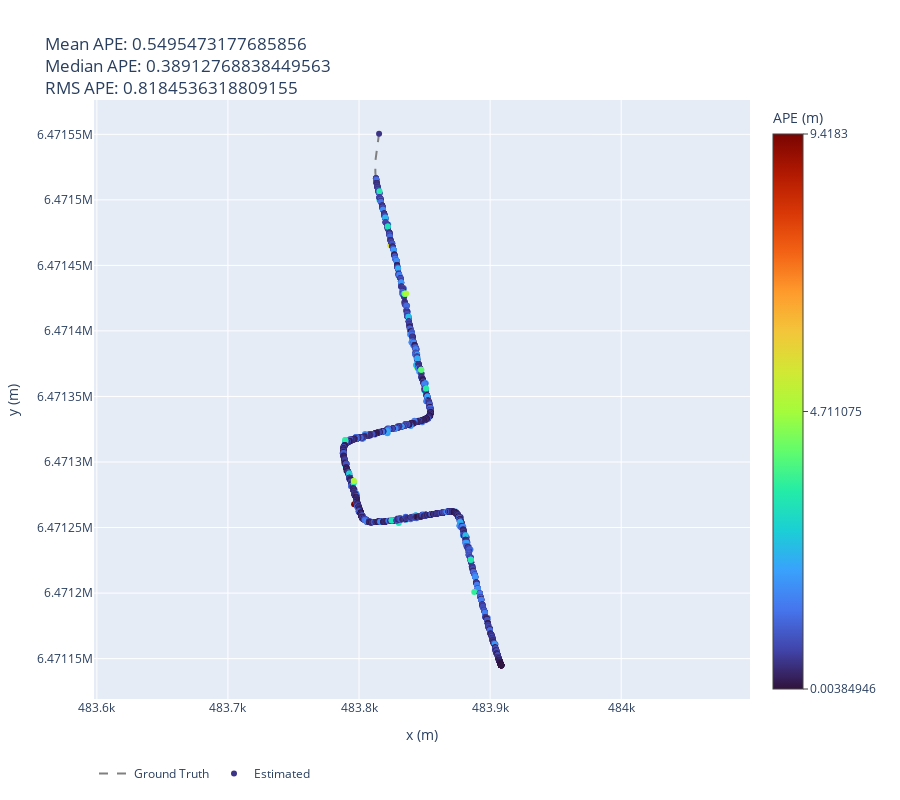

This figure's notebook cell:
### Code cell
trajs = {
    "fitted_slam": (
        processor.orbslam.mapping.slam.utm,
        processor.orbslam.mapping.gt.utm,
    ),
    "fitted_loc_0": (
        processor.orbslam.localization[0].slam.utm,
        processor.orbslam.localization[0].gt.utm,
    ),
    # 'fitted_loc_1':(to_tum(processor.orbslam.localization[1]._trajectory_tum, processor.orbslam.localization[1].trajectory_fitted_utm), to_tum(processor.orbslam.localization[1]._trajectory_tum_gt_wgs, processor.orbslam.localization[1].trajectory_gt_utm)),
    # "fitted_loc_2": (
    #     to_tum(
    #         processor.orbslam.localization[2]._trajectory_tum,
    #         processor.orbslam.localization[2].trajectory_fitted_utm,
    #     ),
    #     to_tum(
    #         processor.orbslam.localization[2]._trajectory_tum_gt_wgs,
    #         processor.orbslam.localization[2].trajectory_gt_utm,
    #     ),
    # ),
    # 'fitted_loc_3':(to_tum(processor.orbslam.localization[3]._trajectory_tum, processor.orbslam.localization[3].trajectory_fitted_utm), to_tum(processor.orbslam.localization[3]._trajectory_tum_gt_wgs, processor.orbslam.localization[3].trajectory_gt_utm)),
}

# name = 'fitted_slam'
name = "fitted_loc_0"
# name = "fitted_loc_1"
# name = "fitted_loc_2"
# name = 'fitted_loc_3'

print(trajs[name][0].shape)

ape_fig = create_ape_fig(*trajs[name])
ape_fig.show()

### Figure 1 — Plotly figure (JSON) as saved in the notebook; plotly's stock layout.template omitted (floating-point values rounded to 4 significant figures; data arrays with more than 128 entries replaced by an {"elided": "..."} marker saying what was removed)
{"data": [{"line": {"color": "gray", "dash": "dash"}, "name": "Ground Truth", "type": "scatter", "x": {"elided": "3013 float values"}, "y": {"elided": "3013 float values"}}, {"marker": {"color": {"elided": "2926 float values"}, "colorbar": {"tickmode": "array", "ticks": "outside", "tickvals": [0.003849, 4.711, 9.418], "title": {"side": "top", "text": "APE (m)"}}, "colorscale": [[0, "#30123b"], [0.07143, "#4145ab"], [0.1429, "#4675ed"], [0.2143, "#39a2fc"], [0.2857, "#1bcfd4"], [0.3571, "#24eca6"], [0.4286, "#61fc6c"], [0.5, "#a4fc3b"], [0.5714, "#d1e834"], [0.6429, "#f3c63a"], [0.7143, "#fe9b2d"], [0.7857, "#f36315"], [0.8571, "#d93806"], [0.9286, "#b11901"], [1, "#7a0402"]], "showscale": true}, "mode": "markers", "name": "Estimated", "type": "scatter", "x": {"elided": "2926 float values"}, "y": {"elided": "2926 float values"}}], "layout": {"height": 800, "legend": {"orientation": "h"}, "title": {"text": "Mean APE: 0.5495473177685856<br>Median APE: 0.38912768838449563<br>RMS APE: 0.8184536318809155"}, "xaxis": {"title": {"text": "x (m)"}}, "yaxis": {"scaleanchor": "x", "scaleratio": 1, "title": {"text": "y (m)"}}}}
